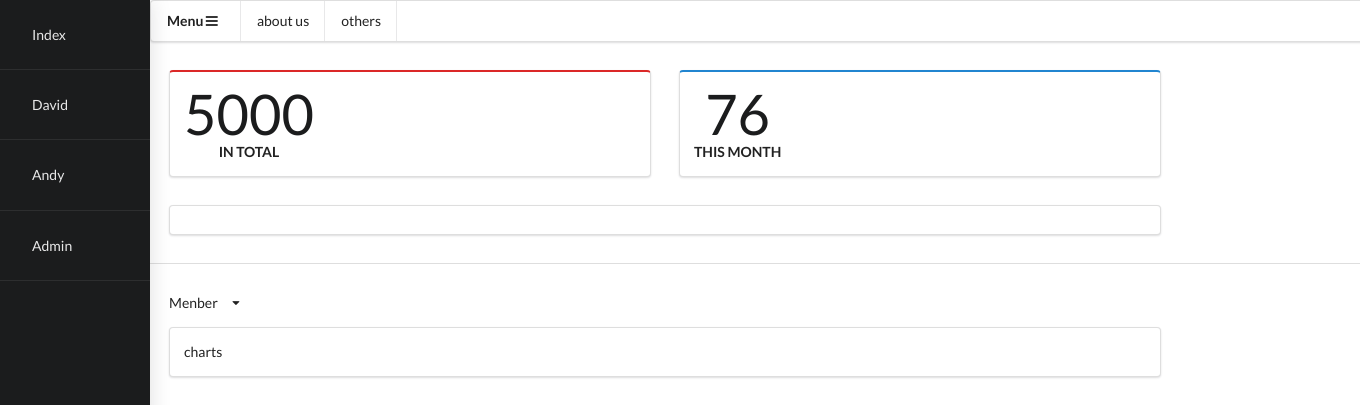
Before: /default/?handleby=david with the older database file.
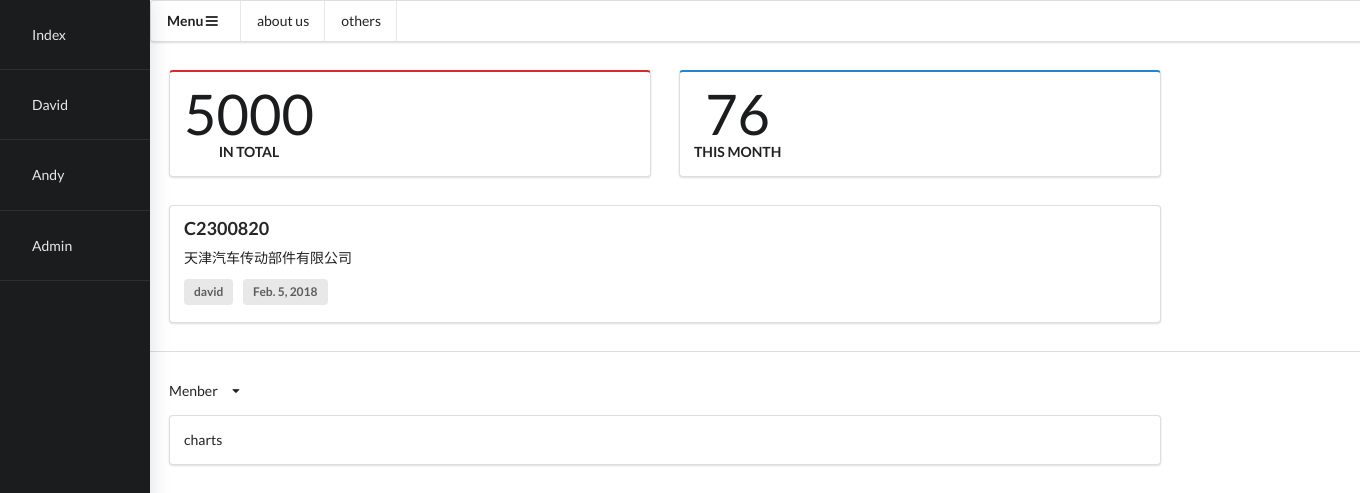
After: the same page with the newer database file.
### webapp/models.py (models this page shows, shortened)
class Caselog(models.Model):
    caseid = models.CharField(null=True, blank=True,max_length=200)
    orgnization = models.CharField(null=True, blank=True,max_length=200)
    problem = models.CharField(null=True, blank=True,max_length=200)
    solution = models.TextField(null=True, blank=True)
    MEMBER = (
        ('david','David'),
        ('andy','Andy'),
    )
    handleby = models.CharField(null=True, blank=True, max_length=5, choices=MEMBER)
    date = models.DateField(null=True)

### webapp/views.py (the view)
# urls.py: url(r'^default/', default, name='default'),
def default(request):
    print('==='*30)
    print(request)
    print('==='*30)
    print(dir(request))
    print('==='*30)
    print(type(request))
    print('==='*30)
    queryset = request.GET.get('handleby')
    print(queryset)
    if queryset:
        caselog_list = Caselog.objects.filter(handleby=queryset)
    else:
        caselog_list = Caselog.objects.all()
    context = {
        'Caselog': caselog_list
    }
    return render(request, 'default.html', context)

### webapp/templates/default.html (shortened to what this page needs)
<!DOCTYPE html>
{% load static %}
<html>
  <head>
    <link rel="stylesheet" href="{% static 'css/semantic.css' %}">
  </head>
  <body>
    <div class="ui thin visible left sidebar inverted vertical menu" id="sidebar">
      <div class="item">
        <a class="item" href="/default">Index</a>
      </div>
      <div class="item">
        <a class="item" href="?handleby=david">David</a>
      </div>
      <div class="item">
        <a class="item" href="?handleby=andy">Andy</a>
      </div>
      <div class="item">
        <a class="item" href="/admin">Admin</a>
      </div>
    </div>
    <div class="pusher">
      <div class="ui menu">
        <div class="header item" id="menu">
          Menu
          <i class="content icon"></i>
        </div>
        <div class="item">about us</div>
        <div class="item">others</div>
      </div>
      <div class="ui equal width grid" style="width:75%;margin:5px 5px 5px 5px;">
        <div class="row">
          <div class="column">
            <div class="ui red segment">
              <div class="ui statistic">
                <div class="value">
                  5000
                </div>
                <div class="label">
                  in total
                </div>
              </div>
            </div>
          </div>
          <div class="column">
            <div class="ui blue segment">
              <div class="ui statistic">
                <div class="value">
                  76
                </div>
                <div class="label">
                  this month
                </div>
              </div>
            </div>
          </div>
        </div>
        <div class="row">
          <div class="column">
            <div class="ui segment">
              <div class="ui divided items">
                {% for item in Caselog %}
                  <div class="item">
                  <div class="content">
                    <div class="header">
                      {{ item.caseid }}
                    </div>
                    <div class="description">
                      {{ item.orgnization }}
                    </div>
                    <div class="extra">
                      <div class="ui label">
                        {{ item.handleby }}
                      </div>
                      <div class="ui label">
                        {{ item.date }}
                      </div>
                    </div>
                  </div>
                </div>
                {% endfor %}
              </div>
            </div>
          </div>
        </div>
      </div>
      <div class="ui divider"> </div>
      <div class="ui equal width grid" style="width:75%;margin:5px 5px 5px 5px;">
        <div class="row">
          <div class="column">
            <div class="ui simple dropdown item">
              Menber
              <i class="dropdown icon"></i>
            </div>
            <div class="ui container segment">
              <div class="container" id="chart1">
                charts
              </div>
            </div>
          </div>
        </div>
      </div>
    </div>
  </body>
</html>

Changed rows visible on the page:
now on this page (row edited): Caselog: caseid "C2300820", orgnization "天津汽车传动部件有限公司", handleby "david", date "Feb. 5, 2018"
